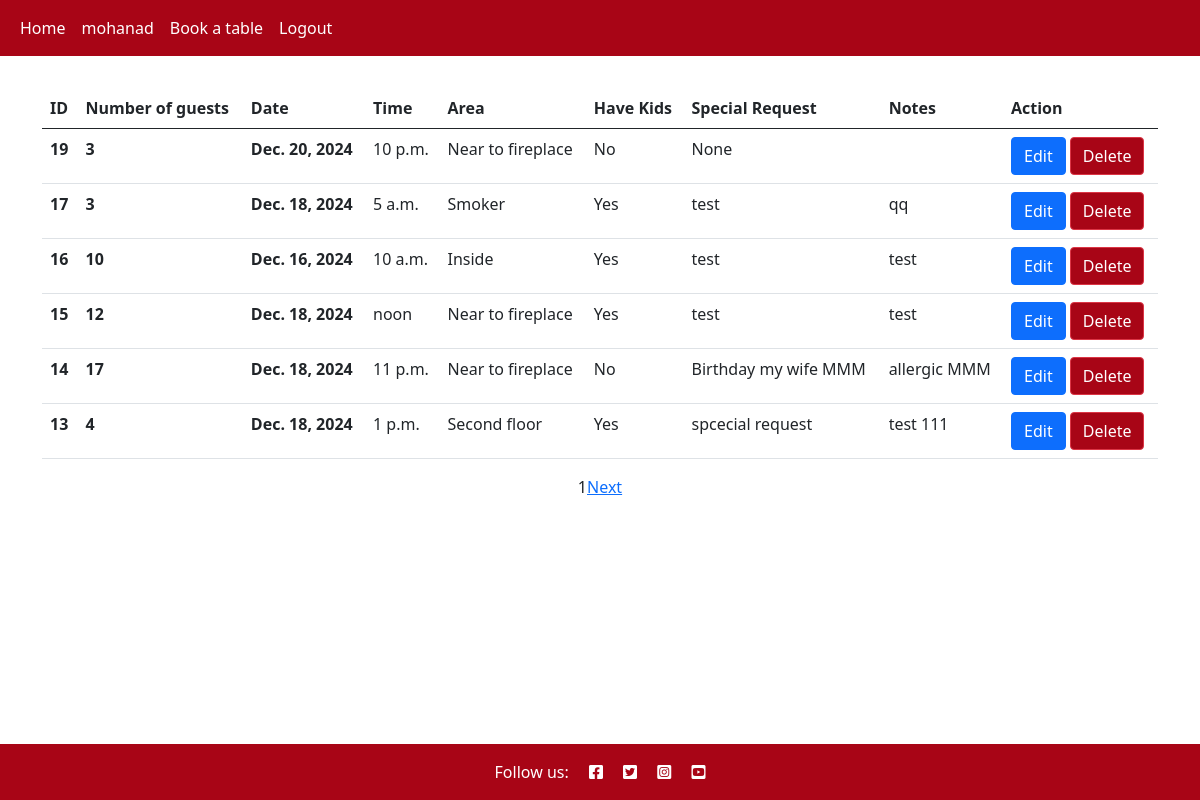
The app's page /reservations/ (signed in) with its own data.
### reservation/models.py (models this page shows)
class Reservation(models.Model):
    date = models.DateField()
    time = models.TimeField()
    area = models.IntegerField(choices=AREAS, default=0)
    how_many_people = models.IntegerField(
        default=1,
        validators=[
            MaxValueValidator(25),
            MinValueValidator(1)
        ])
    customer = models.ForeignKey(User, on_delete=models.CASCADE)
    have_kids = models.BooleanField(default=False)
    special_request = models.CharField(max_length=250, default=None, blank=True, null=True)
    note = models.TextField(default=None, blank=True, null=True)
    created_on = models.DateTimeField(auto_now_add=True)

### reservation/views.py (the view)
def reservation_list(request):
    temp_reservations = Reservation.objects.filter(
        customer=request.user).order_by("-created_on")
    p = Paginator(temp_reservations, 6)
    page_number = (
        1 if request.GET.get('page')
        is None else request.GET.get('page'))
    try:
        page_obj = p.get_page(page_number)  # returns the desired page object
    except PageNotAnInteger:
        page_obj = p.page(1)
    except EmptyPage:
        page_obj = p.page(p.num_pages)
    context = {'page_obj': page_obj, 'reservations': p.page(page_number)}
    return render(request, 'reservation/reservation_list.html', context)

### reservation/templates/reservation/reservation_list.html (shortened to what this page needs)
{% extends 'base.html' %}
{% block content %}
{% load static%}
<div class="container mt-3">
<table class="table">
    <thead>
      <tr>
        <th scope="col">ID</th>
        <th scope="col">Number of guests</th>
        <th scope="col">Date</th>
        <th scope="col">Time</th>
        <th scope="col">Area</th>
        <th scope="col">Have Kids</th>
        <th scope="col">Special Request</th>
        <th scope="col">Notes</th>
        <th scope="col">Action</th>
      </tr>
    </thead>
    <tbody>
        {% for reservation in reservations %}
      <tr>
        <th scope="row">{{reservation.id}}</th>
        <th scope="row">{{reservation.how_many_people}}</th>
        <th scope="row">{{reservation.date}}</th>
        <td>{{reservation.time}}</td>
        <td>{% if reservation.area == 0 %}Near to fireplace{% elif reservation.area == 1%}Terrace{% elif reservation.area == 2 %}Smoker{% elif reservation.area == 3%}Inside{% elif reservation.area == 4%}Second floor{%endif%}</td>
        <td>{% if reservation.have_kids %}Yes {%else%}No {%endif%}</td>
        <td>{{reservation.special_request}}</td>
        <td>{{reservation.note}}</td>
        <td>
            <a href="../reservations/edit_reservation/{{reservation.id}}" class="btn btn-primary btn-edit" data-reservation_id="{{reservation.id}}" >
               Edit
            </a>
            <button class="btn btn-danger btn-delete" data-reservation_id="{{reservation.id}}" data-bs-target="#deleteModal" data-bs-toggle="modal">
               Delete
            </button>
        </td>
      </tr>
        {% endfor%}
    </tbody>
  </table>
  <div class="d-flex justify-content-center">
    <span>{{page_obj.number}}</span>
    {%if page_obj.has_next %}
        <a href="?page={{page_obj.next_page_number}}" class="ml-2" >Next</a>
    {% endif %}
</div>
</div>
{% endblock content%}

### templates/base.html (shortened to what this page needs)
{% load static %}
{% url 'account_login' as login_url %}
{% url 'account_signup' as signup_url %}
{% url 'account_logout' as logout_url %}
<!DOCTYPE html>
<html class="h-100" lang="en">
<head>
    <link rel="stylesheet" href="https://cdnjs.cloudflare.com/ajax/libs/font-awesome/5.15.3/css/all.min.css">
    <link href="https://cdn.jsdelivr.net/npm/bootstrap@5.0.1/dist/css/bootstrap.min.css" rel="stylesheet"
>
    <link rel="stylesheet" href="{% static 'css/style.css' %}" type="text/css">
</head>
<body class="d-flex flex-column h-100 main-bg">
    <nav class="navbar navbar-expand-lg navbar-light red-bg-nav mb-3">
        <div class="container-fluid">
            <div class="collapse navbar-collapse" id="navbarText">
                <ul class="navbar-nav me-auto mb-2 mb-lg-0">
                    <li class="nav-item">
                        <a class="nav-link text-white {% if request.path == home_url %}active{% endif %}" aria-current="page"
                            href="/">Home</a>
                    </li>
                    {% if user.is_authenticated %}
                    <li class="nav-item">
                        <a class="nav-link text-white {% if request.path == logout_url %}active{% endif %}" aria-current="page" href="{% url 'reservation_list' %}">{{user.username}}</a>
                    </li>
                    <li class="nav-item">
                        <a class="nav-link text-white {% if request.path == logout_url %}active{% endif %}" aria-current="page" href="{% url 'reservation' %}">Book a table</a>
                    </li>
                    <li class="nav-item">
                        <a class="nav-link text-white {% if request.path == logout_url %}active{% endif %}" aria-current="page" href="{% url 'account_logout' %}">Logout</a>
                    </li>
                    {% endif %}
                </ul>
            </div>
        </div>
    </nav>
    <main class="flex-shrink-0 main-bg">
        {% block content %}
        {% endblock content %}
    </main>
    <footer class="footer mt-auto py-3 dark-bg">
        <p class="m-0 text-center text-white">Follow us:
            <a href="https://www.facebook.com" target="_blank" aria-label="Facebook link"> <i class="fab fa-facebook-square ms-3 text-white"></i></a>
           <a href="https://www.twitter.com"  target="_blank" aria-label="Twitter link"> <i class="fab fa-twitter-square ms-3 text-white"></i></a>
           <a href="https://www.instagram.com"  target="_blank" aria-label="Instagram link"> <i class="fab fa-instagram-square ms-3 text-white"></i></a>
           <a href="https://www.youtube.com"  target="_blank" aria-label="Youtube link"> <i class="fab fa-youtube-square ms-3  text-white"></i></a>
        </p>
    </footer>
</body>
</html>

### static/css/style.css (style rules this page uses)
:root { --primary-color:#A80516; }
* { padding: 0; margin: 0; }
footer { background-color: var(--primary-color); }
.red-bg-nav { background-color: var(--primary-color); color: white; }
.btn-danger { background-color: var(--primary-color); }

### records on screen
Reservation: id "19", how_many_people "3", date "Dec. 20, 2024", time "10 p.m.", area "Near to fireplace", have_kids "No", special_request "None"
Reservation: id "17", how_many_people "3", date "Dec. 18, 2024", time "5 a.m.", area "Smoker", have_kids "Yes", special_request "test", note "qq"
Reservation: id "16", how_many_people "10", date "Dec. 16, 2024", time "10 a.m.", area "Inside", have_kids "Yes", special_request "test", note "test"
Reservation: id "15", how_many_people "12", date "Dec. 18, 2024", time "noon", area "Near to fireplace", have_kids "Yes", special_request "test", note "test"
Reservation: id "14", how_many_people "17", date "Dec. 18, 2024", time "11 p.m.", area "Near to fireplace", have_kids "No", special_request "Birthday my wife MMM", note "allergic MMM"
Reservation: id "13", how_many_people "4", date "Dec. 18, 2024", time "1 p.m.", area "Second floor", have_kids "Yes", special_request "spcecial request", note "test 111"

### other values on screen
{{ user.username }} "mohanad"
{{ page_obj.number }} "1"
